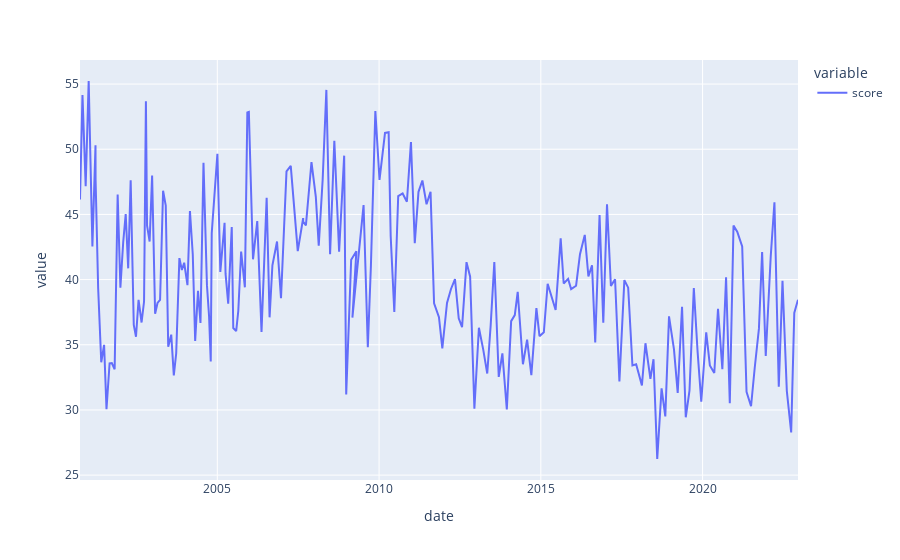

Source (notebook cell):
### Code cell
import plotly.express as px

fig = px.line(df[['score']].iloc[8:,:])
fig.show()

### Figure 1 — Plotly figure (JSON) as saved in the notebook; plotly's stock layout.template omitted (floating-point values rounded to 4 significant figures; data arrays with more than 128 entries replaced by an {"elided": "..."} marker saying what was removed)
{"data": [{"hovertemplate": "variable=score<br>date=%{x}<br>value=%{y}<extra></extra>", "legendgroup": "score", "line": {"color": "#636efa", "dash": "solid"}, "marker": {"symbol": "circle"}, "mode": "lines", "name": "score", "orientation": "v", "showlegend": true, "type": "scatter", "x": {"elided": "201 str values"}, "xaxis": "x", "y": {"elided": "201 float values"}, "yaxis": "y"}], "layout": {"legend": {"title": {"text": "variable"}, "tracegroupgap": 0}, "margin": {"t": 60}, "xaxis": {"anchor": "y", "domain": [0, 1], "title": {"text": "date"}}, "yaxis": {"anchor": "x", "domain": [0, 1], "title": {"text": "value"}}}}
